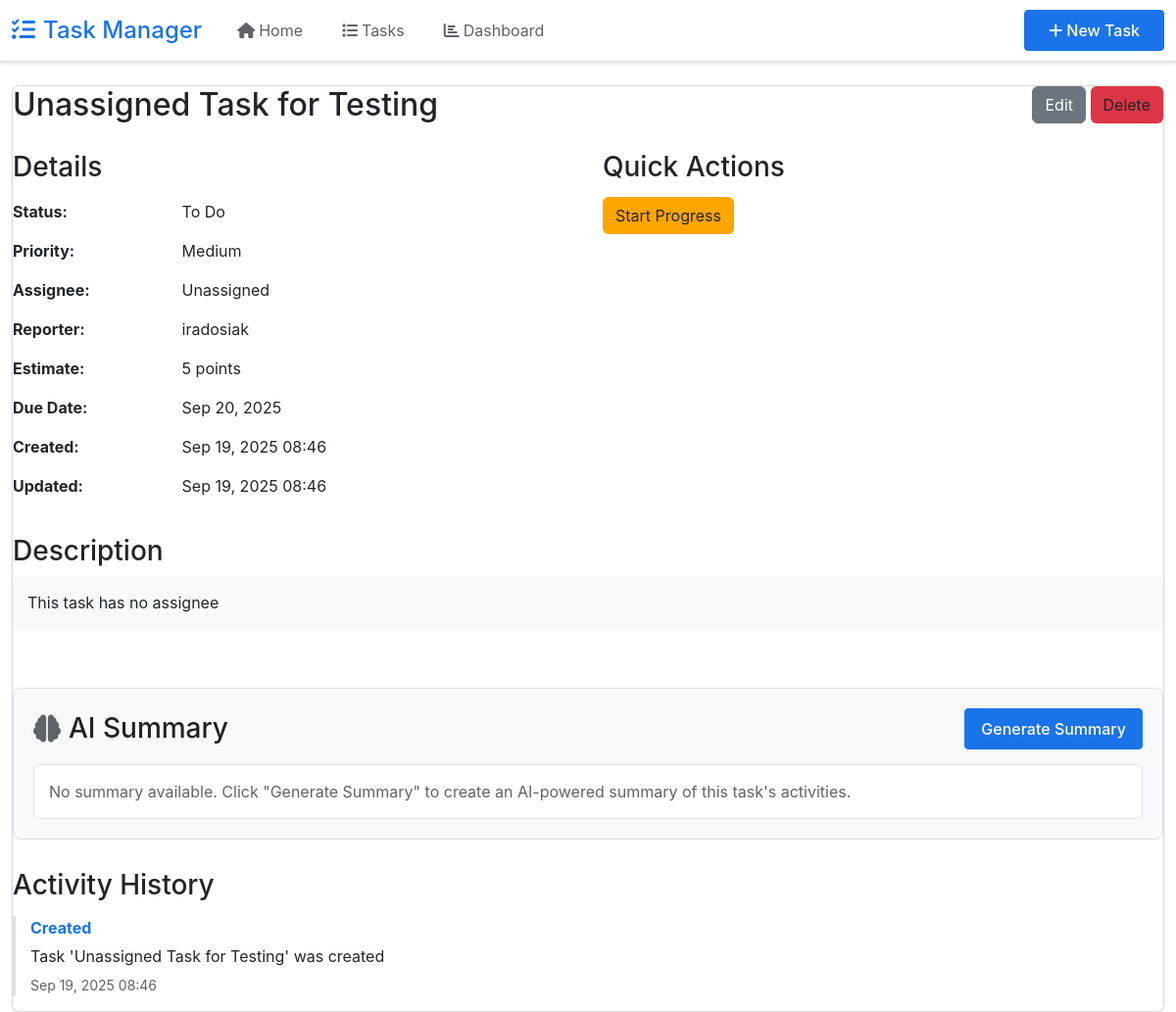
Page /tasks/15/ on the earlier database version.
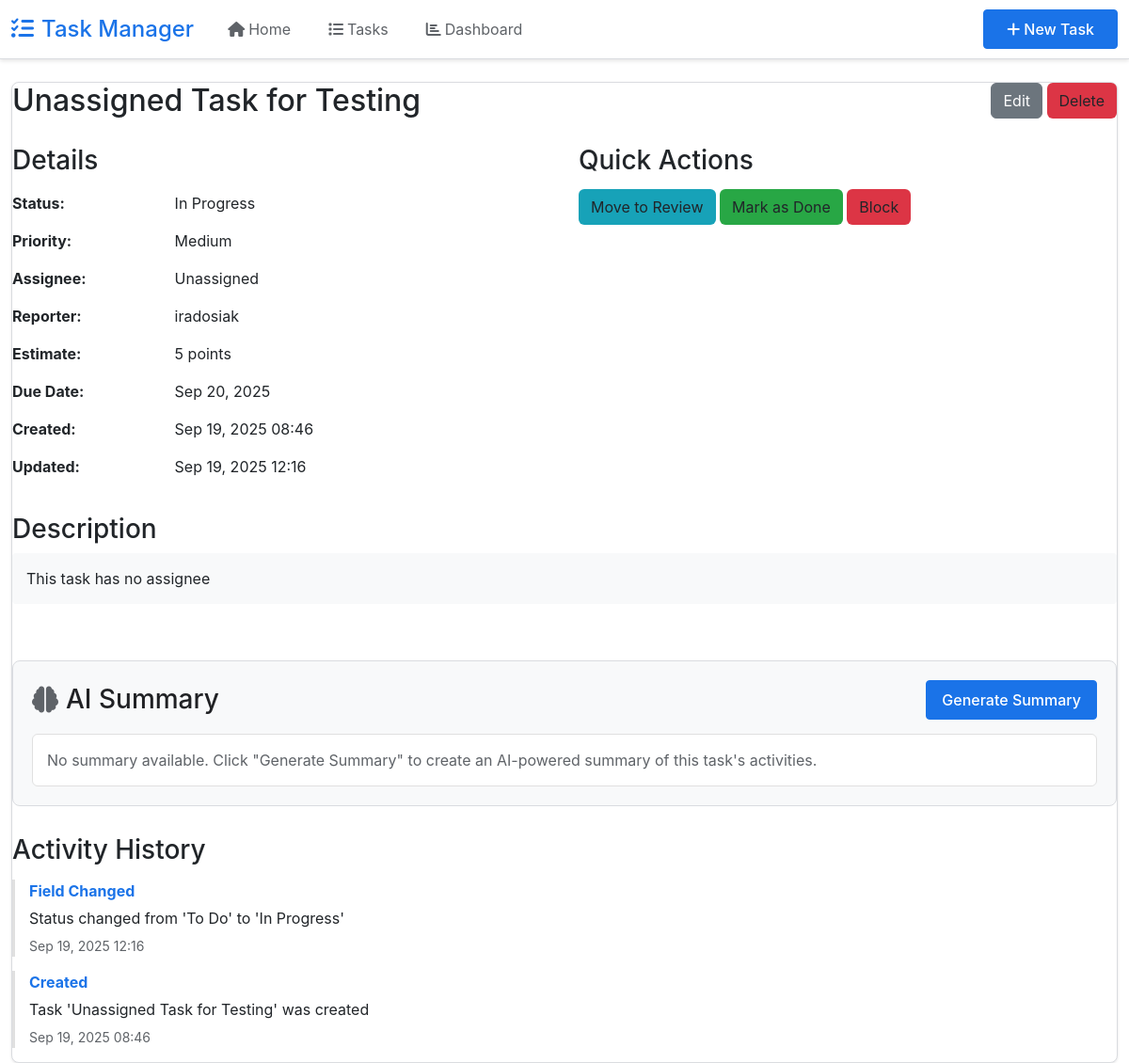
Same page on the later database version.
### tasks/models.py (models this page shows, shortened)
class Task(models.Model):
    STATUS_CHOICES = [
        ("todo", "To Do"),
        ("in_progress", "In Progress"),
        ("in_review", "In Review"),
        ("done", "Done"),
        ("blocked", "Blocked"),
    ]
    PRIORITY_CHOICES = [
        ("low", "Low"),
        ("medium", "Medium"),
        ("high", "High"),
        ("critical", "Critical"),
    ]
    title = models.CharField(max_length=200)
    description = models.TextField(blank=True)
    status = models.CharField(max_length=20, choices=STATUS_CHOICES, default="todo")
    priority = models.CharField(
        max_length=20, choices=PRIORITY_CHOICES, default="medium"
    )
    estimate = models.PositiveIntegerField(
        null=True, blank=True, help_text="Story points"
    )
    assignee = models.ForeignKey(
        User,
        on_delete=models.SET_NULL,
        null=True,
        blank=True,
        related_name="assigned_tasks",
    )
    reporter = models.ForeignKey(
        User, on_delete=models.CASCADE, related_name="reported_tasks"
    )
    created_at = models.DateTimeField(auto_now_add=True)
    updated_at = models.DateTimeField(auto_now=True)
    due_date = models.DateTimeField(null=True, blank=True)
    class Meta:
        ordering = ["-created_at"]

class TaskActivity(models.Model):
    ACTIVITY_TYPES = [
        ("created", "Created"),
        ("field_change", "Field Changed"),
        ("comment", "Comment Added"),
        ("deleted", "Deleted"),
    ]
    task = models.ForeignKey(Task, on_delete=models.CASCADE, related_name="activities")
    activity_type = models.CharField(max_length=20, choices=ACTIVITY_TYPES)
    description = models.TextField()
    user = models.ForeignKey(User, on_delete=models.SET_NULL, null=True, blank=True)
    timestamp = models.DateTimeField(auto_now_add=True)
    class Meta:
        ordering = ["-timestamp"]

### tasks/views.py (the view)
# urls.py: path("<int:pk>/", views.task_detail, name="task-detail"),
def task_detail(request, pk):
    task = get_object_or_404(Task.objects.prefetch_related("activities"), pk=pk)
    return render(request, "tasks/task_detail.html", {"task": task})

### templates/tasks/task_detail.html (shortened to what the changed rows need)
{% extends 'base.html' %}
{% block content %}
<div class="card">
    <div style="display: flex; justify-content: space-between; align-items: start; margin-bottom: 20px;">
        <h2>{{ task.title }}</h2>
        <div>
            <a href="{% url 'tasks:task-update' task.pk %}" class="btn btn-secondary">Edit</a>
            <a href="{% url 'tasks:task-delete' task.pk %}" class="btn" style="background: #dc3545;">Delete</a>
        </div>
    </div>
    <div style="display: grid; grid-template-columns: 1fr 1fr; gap: 30px; margin-bottom: 30px;">
        <div>
            <table style="width: 100%; border-collapse: collapse;">
                <tr><td style="padding: 8px 0; font-weight: bold; width: 30%;">Status:</td><td>{{ task.get_status_display }}</td></tr>
                <tr><td style="padding: 8px 0; font-weight: bold;">Priority:</td><td>{{ task.get_priority_display }}</td></tr>
                <tr><td style="padding: 8px 0; font-weight: bold;">Reporter:</td><td>{{ task.reporter.get_full_name|default:task.reporter.username }}</td></tr>
                <tr><td style="padding: 8px 0; font-weight: bold;">Estimate:</td><td>{{ task.estimate|default:"Not set" }} points</td></tr>
                <tr><td style="padding: 8px 0; font-weight: bold;">Due Date:</td><td>{{ task.due_date|date:"M d, Y"|default:"Not set" }}</td></tr>
                <tr><td style="padding: 8px 0; font-weight: bold;">Created:</td><td>{{ task.created_at|date:"M d, Y H:i" }}</td></tr>
                <tr><td style="padding: 8px 0; font-weight: bold;">Updated:</td><td>{{ task.updated_at|date:"M d, Y H:i" }}</td></tr>
            </table>
        </div>
        <div>
            <form method="post" action="{% url 'tasks:task-quick-update' task.pk %}">
                {% if task.status == 'todo' %}
                    <button type="submit" name="status" value="in_progress" class="btn" style="background: #ffa500; margin: 5px 0;">Start Progress</button>
                {% elif task.status == 'in_progress' %}
                    <button type="submit" name="status" value="in_review" class="btn" style="background: #17a2b8; margin: 5px 0;">Move to Review</button>
                    <button type="submit" name="status" value="done" class="btn" style="background: #28a745; margin: 5px 0;">Mark as Done</button>
                    <button type="submit" name="status" value="blocked" class="btn" style="background: #dc3545; margin: 5px 0;">Block</button>
                {% elif task.status == 'in_review' %}
                    <button type="submit" name="status" value="done" class="btn" style="background: #28a745; margin: 5px 0;">Mark as Done</button>
                    <button type="submit" name="status" value="in_progress" class="btn" style="background: #ffa500; margin: 5px 0;">Back to Progress</button>
                {% elif task.status == 'blocked' %}
                    <button type="submit" name="status" value="in_progress" class="btn" style="background: #ffa500; margin: 5px 0;">Unblock</button>
                {% elif task.status == 'done' %}
                    <button type="submit" name="status" value="todo" class="btn btn-secondary" style="margin: 5px 0;">Reopen</button>
                {% endif %}
            </form>
        </div>
    </div>
    {% if task.description %}
    <div style="margin-bottom: 30px;">
        <h3>Description</h3>
        <div style="background: #f8f9fa; padding: 15px; border-radius: 4px; white-space: pre-wrap;">{{ task.description }}</div>
    </div>
    {% endif %}
    <div>
        {% for activity in task.activities.all %}
        <div style="border-left: 3px solid #e0e0e0; padding-left: 15px; margin: 15px 0;">
            <div style="font-weight: bold; color: #1a73e8;">{{ activity.get_activity_type_display }}</div>
            <div style="margin: 5px 0;">{{ activity.description }}</div>
            <small style="color: #5f6368;">{{ activity.timestamp|date:"M d, Y H:i" }}{% if activity.user %} by {{ activity.user.username }}{% endif %}</small>
        </div>
        {% empty %}
        <p style="color: #5f6368;">No activity yet.</p>
        {% endfor %}
    </div>
</div>
{% endblock %}

Differences in the rows shown:
changed Task "Unassigned Task for Testing": status "To Do" → "In Progress"; updated_at "Sep 19, 2025 08:46" → "Sep 19, 2025 12:16"
added TaskActivity: activity_type "Field Changed", description "Status changed from 'To Do' to 'In Progress'", timestamp "Sep 19, 2025 12:16"
Other differences:
text no longer shown: "Start Progress"
text now shown: "Move to Review Mark as Done Block"
